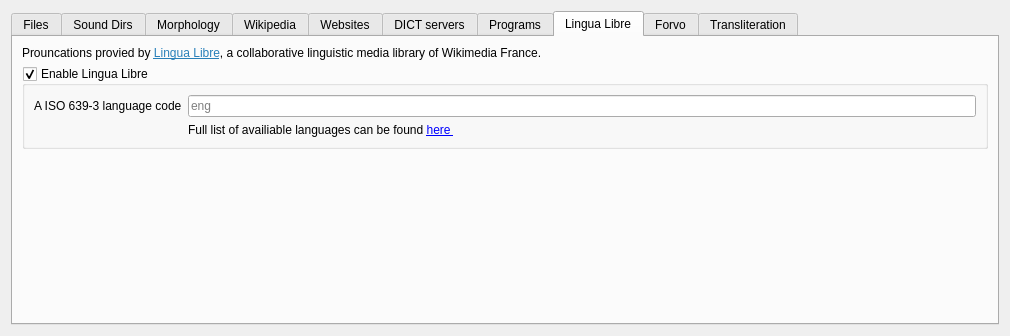
<?xml version="1.0" encoding="UTF-8"?>
<ui version="4.0">
 <class>Sources</class>
 <widget class="QWidget" name="Sources">
  <property name="geometry">
   <rect>
    <x>0</x>
    <y>0</y>
    <width>1010</width>
    <height>336</height>
   </rect>
  </property>
  <property name="windowTitle">
   <string notr="true">Sources</string>
  </property>
  <layout class="QVBoxLayout" name="verticalLayout_9">
   <item>
    <widget class="QTabWidget" name="tabWidget">
     <property name="currentIndex">
      <number>7</number>
     </property>
     <property name="iconSize">
      <size>
       <width>15</width>
       <height>15</height>
      </size>
     </property>
     <property name="elideMode">
      <enum>Qt::ElideNone</enum>
     </property>
     <property name="usesScrollButtons">
      <bool>false</bool>
     </property>
     <widget class="QWidget" name="filesTab">
      <attribute name="icon">
       <iconset resource="resources.qrc">
        <normaloff>:/icons/folders.svg</normaloff>:/icons/folders.svg</iconset>
      </attribute>
      <attribute name="title">
       <string>Files</string>
      </attribute>
      <layout class="QVBoxLayout" name="verticalLayout_2">
       <item>
        <widget class="QLabel" name="label">
         <property name="text">
          <string>Paths to search for the dictionary files:</string>
         </property>
        </widget>
       </item>
       <item>
        <layout class="QHBoxLayout" name="horizontalLayout">
         <item>
          <widget class="QTreeView" name="paths"/>
         </item>
         <item>
          <layout class="QVBoxLayout" name="verticalLayout">
           <item>
            <widget class="QPushButton" name="addPath">
             <property name="text">
              <string>&amp;Add...</string>
             </property>
            </widget>
           </item>
           <item>
            <widget class="QPushButton" name="removePath">
             <property name="text">
              <string>&amp;Remove</string>
             </property>
            </widget>
           </item>
           <item>
            <spacer name="verticalSpacer">
             <property name="orientation">
              <enum>Qt::Vertical</enum>
             </property>
             <property name="sizeHint" stdset="0">
              <size>
               <width>17</width>
               <height>68</height>
              </size>
             </property>
            </spacer>
           </item>
           <item>
            <widget class="QPushButton" name="rescan">
             <property name="text">
              <string>Re&amp;scan now</string>
             </property>
            </widget>
           </item>
          </layout>
         </item>
        </layout>
       </item>
      </layout>
     </widget>
     <widget class="QWidget" name="tab">
      <attribute name="icon">
       <iconset resource="resources.qrc">
        <normaloff>:/icons/folder-sound.svg</normaloff>:/icons/folder-sound.svg</iconset>
      </attribute>
      <attribute name="title">
       <string>Sound Dirs</string>
      </attribute>
      <layout class="QVBoxLayout" name="verticalLayout_7">
       <item>
        <widget class="QLabel" name="label_3">
         <property name="text">
          <string>Make dictionaries from bunches of audiofiles by adding paths here:</string>
         </property>
        </widget>
       </item>
       <item>
        <layout class="QHBoxLayout" name="horizontalLayout_3">
         <item>
          <widget class="QTreeView" name="soundDirs"/>
         </item>
         <item>
          <layout class="QVBoxLayout" name="verticalLayout_6">
           <item>
            <widget class="QPushButton" name="addSoundDir">
             <property name="text">
              <string>&amp;Add...</string>
             </property>
            </widget>
           </item>
           <item>
            <widget class="QPushButton" name="removeSoundDir">
             <property name="text">
              <string>&amp;Remove</string>
             </property>
            </widget>
           </item>
           <item>
            <spacer name="verticalSpacer_3">
             <property name="orientation">
              <enum>Qt::Vertical</enum>
             </property>
             <property name="sizeHint" stdset="0">
              <size>
               <width>20</width>
               <height>40</height>
              </size>
             </property>
            </spacer>
           </item>
          </layout>
         </item>
        </layout>
       </item>
      </layout>
     </widget>
     <widget class="QWidget" name="tab_2">
      <attribute name="icon">
       <iconset resource="resources.qrc">
        <normaloff>:/icons/icon32_hunspell.png</normaloff>:/icons/icon32_hunspell.png</iconset>
      </attribute>
      <attribute name="title">
       <string>Morphology</string>
      </attribute>
      <layout class="QVBoxLayout" name="verticalLayout_8">
       <item>
        <widget class="QLabel" name="label_4">
         <property name="text">
          <string>Path to a directory with Hunspell/Myspell dictionaries:</string>
         </property>
        </widget>
       </item>
       <item>
        <layout class="QHBoxLayout" name="horizontalLayout_4">
         <item>
          <widget class="QLineEdit" name="hunspellPath">
           <property name="readOnly">
            <bool>true</bool>
           </property>
          </widget>
         </item>
         <item>
          <widget class="QPushButton" name="changeHunspellPath">
           <property name="text">
            <string>&amp;Change...</string>
           </property>
          </widget>
         </item>
        </layout>
       </item>
       <item>
        <widget class="QLabel" name="label_5">
         <property name="text">
          <string>Available morphology dictionaries:</string>
         </property>
        </widget>
       </item>
       <item>
        <layout class="QHBoxLayout" name="horizontalLayout_5">
         <item>
          <widget class="QTreeView" name="hunspellDictionaries"/>
         </item>
         <item>
          <widget class="QLabel" name="label_6">
           <property name="text">
            <string>Each morphology dictionary appears as a
separate auxiliary dictionary which
provides stem words for searches and
spelling suggestions for mistyped words.
Add appropriate dictionaries to the bottoms
of the appropriate groups to use them.</string>
           </property>
           <property name="textFormat">
            <enum>Qt::PlainText</enum>
           </property>
           <property name="wordWrap">
            <bool>false</bool>
           </property>
          </widget>
         </item>
        </layout>
       </item>
      </layout>
     </widget>
     <widget class="QWidget" name="mediaWikisTab">
      <attribute name="icon">
       <iconset resource="resources.qrc">
        <normaloff>:/icons/icon32_wiki.png</normaloff>:/icons/icon32_wiki.png</iconset>
      </attribute>
      <attribute name="title">
       <string>Wikipedia</string>
      </attribute>
      <layout class="QVBoxLayout" name="verticalLayout_4">
       <item>
        <widget class="QLabel" name="label_2">
         <property name="text">
          <string>Wikipedia (MediaWiki) sites:</string>
         </property>
        </widget>
       </item>
       <item>
        <layout class="QHBoxLayout" name="horizontalLayout_2">
         <item>
          <widget class="QTreeView" name="mediaWikis"/>
         </item>
         <item>
          <layout class="QVBoxLayout" name="verticalLayout_3">
           <item>
            <widget class="QPushButton" name="addMediaWiki">
             <property name="text">
              <string>&amp;Add...</string>
             </property>
            </widget>
           </item>
           <item>
            <widget class="QPushButton" name="removeMediaWiki">
             <property name="text">
              <string>&amp;Remove</string>
             </property>
            </widget>
           </item>
           <item>
            <spacer name="verticalSpacer_2">
             <property name="orientation">
              <enum>Qt::Vertical</enum>
             </property>
             <property name="sizeType">
              <enum>QSizePolicy::Expanding</enum>
             </property>
             <property name="sizeHint" stdset="0">
              <size>
               <width>20</width>
               <height>40</height>
              </size>
             </property>
            </spacer>
           </item>
          </layout>
         </item>
        </layout>
       </item>
      </layout>
     </widget>
     <widget class="QWidget" name="tab_4">
      <attribute name="icon">
       <iconset resource="resources.qrc">
        <normaloff>:/icons/internet.svg</normaloff>:/icons/internet.svg</iconset>
      </attribute>
      <attribute name="title">
       <string>Websites</string>
      </attribute>
      <layout class="QVBoxLayout" name="verticalLayout_11">
       <item>
        <widget class="QLabel" name="label_9">
         <property name="text">
          <string>Any websites. A string %GDWORD% will be replaced with the query word:</string>
         </property>
        </widget>
       </item>
       <item>
        <layout class="QHBoxLayout" name="horizontalLayout_6">
         <item>
          <widget class="QTreeView" name="webSites"/>
         </item>
         <item>
          <layout class="QVBoxLayout" name="verticalLayout_10">
           <item>
            <widget class="QPushButton" name="addWebSite">
             <property name="text">
              <string>&amp;Add...</string>
             </property>
            </widget>
           </item>
           <item>
            <widget class="QPushButton" name="removeWebSite">
             <property name="text">
              <string>&amp;Remove</string>
             </property>
            </widget>
           </item>
           <item>
            <spacer name="verticalSpacer_8">
             <property name="orientation">
              <enum>Qt::Vertical</enum>
             </property>
             <property name="sizeHint" stdset="0">
              <size>
               <width>20</width>
               <height>40</height>
              </size>
             </property>
            </spacer>
           </item>
          </layout>
         </item>
        </layout>
       </item>
       <item>
        <widget class="QLabel" name="label_10">
         <property name="text">
          <string>Alternatively, use %GD1251% for CP1251, %GDISO1%...%GDISO16% for ISO 8859-1...ISO 8859-16 respectively,
%GDBIG5% for Big-5, %GDBIG5HKSCS% for Big5-HKSCS, %GDGBK% for GBK and GB18030, %GDSHIFTJIS% for Shift-JIS.</string>
         </property>
        </widget>
       </item>
      </layout>
     </widget>
     <widget class="QWidget" name="dictdTab">
      <attribute name="icon">
       <iconset resource="resources.qrc">
        <normaloff>:/icons/network.svg</normaloff>:/icons/network.svg</iconset>
      </attribute>
      <attribute name="title">
       <string>DICT servers</string>
      </attribute>
      <layout class="QVBoxLayout" name="verticalLayout_16">
       <item>
        <widget class="QLabel" name="label_116">
         <property name="text">
          <string>DICT servers:</string>
         </property>
        </widget>
       </item>
       <item>
        <layout class="QHBoxLayout" name="horizontalLayout_16">
         <item>
          <widget class="QTreeView" name="dictServers"/>
         </item>
         <item>
          <layout class="QVBoxLayout" name="verticalLayout_17">
           <item>
            <widget class="QPushButton" name="addDictServer">
             <property name="text">
              <string>&amp;Add...</string>
             </property>
            </widget>
           </item>
           <item>
            <widget class="QPushButton" name="removeDictServer">
             <property name="text">
              <string>&amp;Remove</string>
             </property>
            </widget>
           </item>
           <item>
            <spacer name="verticalSpacer_18">
             <property name="orientation">
              <enum>Qt::Vertical</enum>
             </property>
             <property name="sizeHint" stdset="0">
              <size>
               <width>20</width>
               <height>40</height>
              </size>
             </property>
            </spacer>
           </item>
          </layout>
         </item>
        </layout>
       </item>
      </layout>
     </widget>
     <widget class="QWidget" name="tab_6">
      <attribute name="icon">
       <iconset resource="resources.qrc">
        <normaloff>:/icons/programs.svg</normaloff>:/icons/programs.svg</iconset>
      </attribute>
      <attribute name="title">
       <string>Programs</string>
      </attribute>
      <layout class="QVBoxLayout" name="verticalLayout_15">
       <item>
        <widget class="QLabel" name="label_16">
         <property name="text">
          <string>Any external programs. A string %GDWORD% will be replaced with the query word. If such string is not presented, the word will be fed into standard input.</string>
         </property>
         <property name="wordWrap">
          <bool>true</bool>
         </property>
        </widget>
       </item>
       <item>
        <layout class="QHBoxLayout" name="horizontalLayout_7">
         <item>
          <widget class="QTreeView" name="programs"/>
         </item>
         <item>
          <layout class="QVBoxLayout" name="verticalLayout_14">
           <item>
            <widget class="QPushButton" name="addProgram">
             <property name="text">
              <string>&amp;Add...</string>
             </property>
            </widget>
           </item>
           <item>
            <widget class="QPushButton" name="removeProgram">
             <property name="text">
              <string>&amp;Remove</string>
             </property>
            </widget>
           </item>
           <item>
            <spacer name="verticalSpacer_12">
             <property name="orientation">
              <enum>Qt::Vertical</enum>
             </property>
             <property name="sizeHint" stdset="0">
              <size>
               <width>20</width>
               <height>40</height>
              </size>
             </property>
            </spacer>
           </item>
          </layout>
         </item>
        </layout>
       </item>
      </layout>
     </widget>
     <widget class="QWidget" name="tab_lingua">
      <attribute name="icon">
       <iconset resource="resources.qrc">
        <normaloff>:/icons/lingualibre.svg</normaloff>:/icons/lingualibre.svg</iconset>
      </attribute>
      <attribute name="title">
       <string>Lingua Libre</string>
      </attribute>
      <layout class="QVBoxLayout" name="verticalLayout_5">
       <item>
        <widget class="QLabel" name="label_17">
         <property name="text">
          <string>&lt;html&gt;&lt;head/&gt;&lt;body&gt;&lt;p&gt;Prouncations provied by &lt;a href=&quot;https://lingualibre.org&quot;&gt;&lt;span style=&quot; text-decoration: underline; color:#2980b9;&quot;&gt;Lingua Libre&lt;/span&gt;&lt;/a&gt;, a collaborative linguistic media library of Wikimedia France. &lt;/p&gt;&lt;/body&gt;&lt;/html&gt;</string>
         </property>
         <property name="openExternalLinks">
          <bool>true</bool>
         </property>
        </widget>
       </item>
       <item>
        <widget class="QGroupBox" name="linguaEnabled">
         <property name="title">
          <string>Enable Lingua Libre</string>
         </property>
         <property name="checkable">
          <bool>true</bool>
         </property>
         <layout class="QFormLayout" name="formLayout_2">
          <item row="0" column="1">
           <widget class="QLineEdit" name="linguaLangCode">
            <property name="placeholderText">
             <string notr="true">eng</string>
            </property>
           </widget>
          </item>
          <item row="0" column="0">
           <widget class="QLabel" name="label_18">
            <property name="text">
             <string>A ISO 639-3 language code</string>
            </property>
           </widget>
          </item>
          <item row="1" column="1">
           <widget class="QLabel" name="label_19">
            <property name="text">
             <string>Full list of availiable languages can be found &lt;a href=&quot;https://lingualibre.org/wiki/LinguaLibre:Stats/Languages&quot;&gt; here &lt;/a&gt;</string>
            </property>
            <property name="openExternalLinks">
             <bool>true</bool>
            </property>
           </widget>
          </item>
         </layout>
        </widget>
       </item>
       <item>
        <spacer name="verticalSpacer_4">
         <property name="orientation">
          <enum>Qt::Vertical</enum>
         </property>
         <property name="sizeHint" stdset="0">
          <size>
           <width>20</width>
           <height>40</height>
          </size>
         </property>
        </spacer>
       </item>
      </layout>
     </widget>
     <widget class="QWidget" name="tab_5">
      <attribute name="icon">
       <iconset resource="resources.qrc">
        <normaloff>:/icons/forvo.png</normaloff>:/icons/forvo.png</iconset>
      </attribute>
      <attribute name="title">
       <string>Forvo</string>
      </attribute>
      <layout class="QVBoxLayout" name="verticalLayout_13">
       <item>
        <widget class="QLabel" name="label_11">
         <property name="sizePolicy">
          <sizepolicy hsizetype="Preferred" vsizetype="Preferred">
           <horstretch>0</horstretch>
           <verstretch>0</verstretch>
          </sizepolicy>
         </property>
         <property name="text">
          <string>Live pronunciations from &lt;a href=&quot;http://www.forvo.com/&quot;&gt;forvo.com&lt;/a&gt;. The site allows people to record and share word pronunciations. You can listen to them from GoldenDict.</string>
         </property>
         <property name="wordWrap">
          <bool>true</bool>
         </property>
         <property name="openExternalLinks">
          <bool>true</bool>
         </property>
        </widget>
       </item>
       <item>
        <widget class="QGroupBox" name="forvoEnabled">
         <property name="title">
          <string>Enable pronunciations from Forvo</string>
         </property>
         <property name="checkable">
          <bool>true</bool>
         </property>
         <property name="checked">
          <bool>true</bool>
         </property>
         <layout class="QVBoxLayout" name="verticalLayout_12">
          <item>
           <layout class="QFormLayout" name="formLayout">
            <property name="fieldGrowthPolicy">
             <enum>QFormLayout::ExpandingFieldsGrow</enum>
            </property>
            <item row="0" column="0">
             <widget class="QLabel" name="label_12">
              <property name="text">
               <string>API Key:</string>
              </property>
             </widget>
            </item>
            <item row="0" column="1">
             <widget class="QLineEdit" name="forvoApiKey">
              <property name="toolTip">
               <string>&lt;html&gt;&lt;head/&gt;&lt;body&gt;&lt;p&gt;Use of Forvo currently requires an API key, register on the site to get your own key.&lt;/p&gt;&lt;/body&gt;&lt;/html&gt;</string>
              </property>
             </widget>
            </item>
            <item row="1" column="0">
             <spacer name="horizontalSpacer_2">
              <property name="orientation">
               <enum>Qt::Horizontal</enum>
              </property>
              <property name="sizeType">
               <enum>QSizePolicy::Fixed</enum>
              </property>
              <property name="sizeHint" stdset="0">
               <size>
                <width>18</width>
                <height>20</height>
               </size>
              </property>
             </spacer>
            </item>
            <item row="1" column="1">
             <widget class="QLabel" name="label_13">
              <property name="text">
               <string>&lt;html&gt;&lt;head/&gt;&lt;body&gt;&lt;p&gt;Get your own key &lt;a href=&quot;http://api.forvo.com/key/&quot;&gt;&lt;span style=&quot; text-decoration: underline; color:#0000ff;&quot;&gt;here&lt;/span&gt;&lt;/a&gt;&lt;/p&gt;&lt;/body&gt;&lt;/html&gt;</string>
              </property>
              <property name="wordWrap">
               <bool>false</bool>
              </property>
              <property name="openExternalLinks">
               <bool>true</bool>
              </property>
             </widget>
            </item>
            <item row="2" column="0">
             <widget class="QLabel" name="label_14">
              <property name="text">
               <string>Language codes (comma-separated):</string>
              </property>
             </widget>
            </item>
            <item row="2" column="1">
             <widget class="QLineEdit" name="forvoLanguageCodes">
              <property name="toolTip">
               <string>List of language codes you would like to have. Example: &quot;en, ru&quot;.</string>
              </property>
             </widget>
            </item>
            <item row="3" column="0">
             <spacer name="horizontalSpacer">
              <property name="orientation">
               <enum>Qt::Horizontal</enum>
              </property>
              <property name="sizeType">
               <enum>QSizePolicy::Fixed</enum>
              </property>
              <property name="sizeHint" stdset="0">
               <size>
                <width>18</width>
                <height>20</height>
               </size>
              </property>
             </spacer>
            </item>
            <item row="3" column="1">
             <widget class="QLabel" name="label_15">
              <property name="text">
               <string>Full list of language codes is available &lt;a href=&quot;http://www.forvo.com/languages-codes/&quot;&gt;here&lt;/a&gt;.</string>
              </property>
              <property name="openExternalLinks">
               <bool>true</bool>
              </property>
             </widget>
            </item>
           </layout>
          </item>
          <item>
           <spacer name="verticalSpacer_10">
            <property name="orientation">
             <enum>Qt::Vertical</enum>
            </property>
            <property name="sizeHint" stdset="0">
             <size>
              <width>20</width>
              <height>40</height>
             </size>
            </property>
           </spacer>
          </item>
         </layout>
        </widget>
       </item>
      </layout>
     </widget>
     <widget class="QWidget" name="tab_3">
      <attribute name="icon">
       <iconset resource="resources.qrc">
        <normaloff>:/icons/transliteration.png</normaloff>:/icons/transliteration.png</iconset>
      </attribute>
      <attribute name="title">
       <string>Transliteration</string>
      </attribute>
      <layout class="QVBoxLayout" name="transliterationLayout">
       <property name="spacing">
        <number>6</number>
       </property>
       <item>
        <layout class="QGridLayout" name="gridLayout_2">
         <item row="0" column="1">
          <widget class="QCheckBox" name="enableGreekTransliteration">
           <property name="text">
            <string>Greek transliteration</string>
           </property>
           <property name="icon">
            <iconset resource="flags.qrc">
             <normaloff>:/flags/gr.png</normaloff>:/flags/gr.png</iconset>
           </property>
          </widget>
         </item>
         <item row="0" column="0">
          <widget class="QCheckBox" name="enableRussianTransliteration">
           <property name="text">
            <string>Russian transliteration</string>
           </property>
           <property name="icon">
            <iconset resource="flags.qrc">
             <normaloff>:/flags/ru.png</normaloff>:/flags/ru.png</iconset>
           </property>
          </widget>
         </item>
         <item row="1" column="0">
          <widget class="QCheckBox" name="enableGermanTransliteration">
           <property name="text">
            <string>German transliteration</string>
           </property>
           <property name="icon">
            <iconset resource="flags.qrc">
             <normaloff>:/flags/de.png</normaloff>:/flags/de.png</iconset>
           </property>
          </widget>
         </item>
         <item row="1" column="1">
          <widget class="QCheckBox" name="enableBelarusianTransliteration">
           <property name="text">
            <string>Belarusian transliteration</string>
           </property>
           <property name="icon">
            <iconset resource="flags.qrc">
             <normaloff>:/flags/by.png</normaloff>:/flags/by.png</iconset>
           </property>
          </widget>
         </item>
        </layout>
       </item>
       <item>
        <widget class="QGroupBox" name="enableRomaji">
         <property name="toolTip">
          <string>Enables to use the Latin alphabet to write the Japanese language</string>
         </property>
         <property name="title">
          <string>Japanese Romaji</string>
         </property>
         <property name="checkable">
          <bool>true</bool>
         </property>
         <property name="checked">
          <bool>true</bool>
         </property>
         <layout class="QGridLayout" name="gridLayout">
          <item row="0" column="0">
           <widget class="QLabel" name="label_7">
            <property name="text">
             <string>Systems:</string>
            </property>
           </widget>
          </item>
          <item row="0" column="1">
           <widget class="QCheckBox" name="enableHepburn">
            <property name="toolTip">
             <string>The most widely used method of transcription of Japanese,
based on English phonology</string>
            </property>
            <property name="text">
             <string>Hepburn</string>
            </property>
           </widget>
          </item>
          <item row="0" column="2">
           <widget class="QCheckBox" name="enableNihonShiki">
            <property name="enabled">
             <bool>false</bool>
            </property>
            <property name="toolTip">
             <string>The most regular system, having a one-to-one relation to the
kana writing systems. Standardized as ISO 3602

Not implemented yet in GoldenDict.</string>
            </property>
            <property name="text">
             <string>Nihon-shiki</string>
            </property>
           </widget>
          </item>
          <item row="0" column="3">
           <widget class="QCheckBox" name="enableKunreiShiki">
            <property name="enabled">
             <bool>false</bool>
            </property>
            <property name="toolTip">
             <string>Based on Nihon-shiki system, but modified for modern standard Japanese.
Standardized as ISO 3602

Not implemented yet in GoldenDict.</string>
            </property>
            <property name="text">
             <string>Kunrei-shiki</string>
            </property>
           </widget>
          </item>
          <item row="1" column="0">
           <widget class="QLabel" name="label_8">
            <property name="text">
             <string>Syllabaries:</string>
            </property>
           </widget>
          </item>
          <item row="1" column="2">
           <widget class="QCheckBox" name="enableHiragana">
            <property name="toolTip">
             <string>Hiragana Japanese syllabary</string>
            </property>
            <property name="text">
             <string>Hiragana</string>
            </property>
           </widget>
          </item>
          <item row="1" column="3">
           <widget class="QCheckBox" name="enableKatakana">
            <property name="toolTip">
             <string>Katakana Japanese syllabary</string>
            </property>
            <property name="text">
             <string>Katakana</string>
            </property>
           </widget>
          </item>
         </layout>
        </widget>
       </item>
      </layout>
     </widget>
    </widget>
   </item>
  </layout>
 </widget>
 <tabstops>
  <tabstop>enableRussianTransliteration</tabstop>
  <tabstop>enableGermanTransliteration</tabstop>
  <tabstop>enableRomaji</tabstop>
  <tabstop>enableHepburn</tabstop>
  <tabstop>enableNihonShiki</tabstop>
  <tabstop>enableKunreiShiki</tabstop>
  <tabstop>enableHiragana</tabstop>
  <tabstop>enableKatakana</tabstop>
  <tabstop>hunspellPath</tabstop>
  <tabstop>changeHunspellPath</tabstop>
  <tabstop>hunspellDictionaries</tabstop>
  <tabstop>mediaWikis</tabstop>
  <tabstop>addMediaWiki</tabstop>
  <tabstop>removeMediaWiki</tabstop>
  <tabstop>tabWidget</tabstop>
  <tabstop>addPath</tabstop>
  <tabstop>removePath</tabstop>
  <tabstop>rescan</tabstop>
  <tabstop>soundDirs</tabstop>
  <tabstop>addSoundDir</tabstop>
  <tabstop>removeSoundDir</tabstop>
  <tabstop>paths</tabstop>
 </tabstops>
 <resources>
  <include location="resources.qrc"/>
  <include location="flags.qrc"/>
 </resources>
 <connections/>
</ui>
